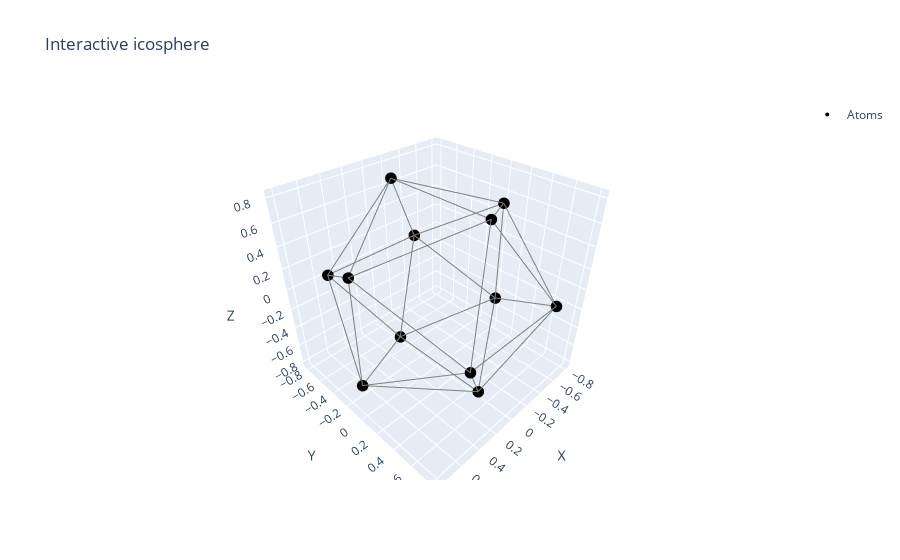

Notebook code for this chart:
### Code cell
#Qchains.StructurePlotter(scaled_sphere_points) ## Instead of this we do it manually to add lines between neighbours

atoms = go.Scatter3d(
    x=scaled_sphere_points[:, 0],
    y=scaled_sphere_points[:, 1],
    z=scaled_sphere_points[:, 2],
    mode='markers',
    marker=dict(size=4, color='black'),
    name='Atoms'
)

# Create lines between atoms within bonding distance
D = squareform(pdist(scaled_sphere_points))

bond_length = 1
tolerance = 0.001

# Only draw edges where distance ≈ bond length
edges = []
for i in range(len(scaled_sphere_points)):
    for j in range(i + 1, len(scaled_sphere_points)):
        dist = np.linalg.norm(scaled_sphere_points[i] - scaled_sphere_points[j])
        if abs(dist - bond_length) < tolerance:
            edges.append(go.Scatter3d(
                x=[scaled_sphere_points[i, 0], scaled_sphere_points[j, 0], None],
                y=[scaled_sphere_points[i, 1], scaled_sphere_points[j, 1], None],
                z=[scaled_sphere_points[i, 2], scaled_sphere_points[j, 2], None],
                mode='lines',
                line=dict(color='gray', width=2),
                showlegend=False
            ))


# Combine all objects
fig = go.Figure(data=[atoms] + edges)
fig.update_layout(
    title='Interactive icosphere',
    scene=dict(
        xaxis=dict(title='X'),
        yaxis=dict(title='Y'),
        zaxis=dict(title='Z'),
        aspectmode='data'
    )
)

fig.show()

### Figure 1 — Plotly figure (JSON) as saved in the notebook; plotly's stock layout.template omitted (floating-point values rounded to 4 significant figures)
{"data": [{"marker": {"color": "black", "size": 4}, "mode": "markers", "name": "Atoms", "type": "scatter3d", "x": [-0.5, 0.5, -0.5, 0.5, 0, 0, 0, 0, 0.809, 0.809, -0.809, -0.809], "y": [0.809, 0.809, -0.809, -0.809, -0.5, 0.5, -0.5, 0.5, 0, 0, 0, 0], "z": [-9.382e-20, 0, -1.064e-19, -1.064e-19, 0.809, 0.809, -0.809, -0.809, -0.5, 0.5, -0.5, 0.5]}, {"line": {"color": "gray", "width": 2}, "mode": "lines", "showlegend": false, "type": "scatter3d", "x": [-0.5, 0.5, null], "y": [0.809, 0.809, null], "z": [-9.382e-20, 0, null]}, {"line": {"color": "gray", "width": 2}, "mode": "lines", "showlegend": false, "type": "scatter3d", "x": [-0.5, 0, null], "y": [0.809, 0.5, null], "z": [-9.382e-20, 0.809, null]}, {"line": {"color": "gray", "width": 2}, "mode": "lines", "showlegend": false, "type": "scatter3d", "x": [-0.5, 0, null], "y": [0.809, 0.5, null], "z": [-9.382e-20, -0.809, null]}, {"line": {"color": "gray", "width": 2}, "mode": "lines", "showlegend": false, "type": "scatter3d", "x": [-0.5, -0.809, null], "y": [0.809, 0, null], "z": [-9.382e-20, -0.5, null]}, {"line": {"color": "gray", "width": 2}, "mode": "lines", "showlegend": false, "type": "scatter3d", "x": [-0.5, -0.809, null], "y": [0.809, 0, null], "z": [-9.382e-20, 0.5, null]}, {"line": {"color": "gray", "width": 2}, "mode": "lines", "showlegend": false, "type": "scatter3d", "x": [0.5, 0, null], "y": [0.809, 0.5, null], "z": [0, 0.809, null]}, {"line": {"color": "gray", "width": 2}, "mode": "lines", "showlegend": false, "type": "scatter3d", "x": [0.5, 0, null], "y": [0.809, 0.5, null], "z": [0, -0.809, null]}, {"line": {"color": "gray", "width": 2}, "mode": "lines", "showlegend": false, "type": "scatter3d", "x": [0.5, 0.809, null], "y": [0.809, 0, null], "z": [0, -0.5, null]}, {"line": {"color": "gray", "width": 2}, "mode": "lines", "showlegend": false, "type": "scatter3d", "x": [0.5, 0.809, null], "y": [0.809, 0, null], "z": [0, 0.5, null]}, {"line": {"color": "gray", "width": 2}, "mode": "lines", "showlegend": false, "type": "scatter3d", "x": [-0.5, 0.5, null], "y": [-0.809, -0.809, null], "z": [-1.064e-19, -1.064e-19, null]}, {"line": {"color": "gray", "width": 2}, "mode": "lines", "showlegend": false, "type": "scatter3d", "x": [-0.5, 0, null], "y": [-0.809, -0.5, null], "z": [-1.064e-19, 0.809, null]}, {"line": {"color": "gray", "width": 2}, "mode": "lines", "showlegend": false, "type": "scatter3d", "x": [-0.5, 0, null], "y": [-0.809, -0.5, null], "z": [-1.064e-19, -0.809, null]}, {"line": {"color": "gray", "width": 2}, "mode": "lines", "showlegend": false, "type": "scatter3d", "x": [-0.5, -0.809, null], "y": [-0.809, 0, null], "z": [-1.064e-19, -0.5, null]}, {"line": {"color": "gray", "width": 2}, "mode": "lines", "showlegend": false, "type": "scatter3d", "x": [-0.5, -0.809, null], "y": [-0.809, 0, null], "z": [-1.064e-19, 0.5, null]}, {"line": {"color": "gray", "width": 2}, "mode": "lines", "showlegend": false, "type": "scatter3d", "x": [0.5, 0, null], "y": [-0.809, -0.5, null], "z": [-1.064e-19, 0.809, null]}, {"line": {"color": "gray", "width": 2}, "mode": "lines", "showlegend": false, "type": "scatter3d", "x": [0.5, 0, null], "y": [-0.809, -0.5, null], "z": [-1.064e-19, -0.809, null]}, {"line": {"color": "gray", "width": 2}, "mode": "lines", "showlegend": false, "type": "scatter3d", "x": [0.5, 0.809, null], "y": [-0.809, 0, null], "z": [-1.064e-19, -0.5, null]}, {"line": {"color": "gray", "width": 2}, "mode": "lines", "showlegend": false, "type": "scatter3d", "x": [0.5, 0.809, null], "y": [-0.809, 0, null], "z": [-1.064e-19, 0.5, null]}, {"line": {"color": "gray", "width": 2}, "mode": "lines", "showlegend": false, "type": "scatter3d", "x": [0, 0, null], "y": [-0.5, 0.5, null], "z": [0.809, 0.809, null]}, {"line": {"color": "gray", "width": 2}, "mode": "lines", "showlegend": false, "type": "scatter3d", "x": [0, 0.809, null], "y": [-0.5, 0, null], "z": [0.809, 0.5, null]}, {"line": {"color": "gray", "width": 2}, "mode": "lines", "showlegend": false, "type": "scatter3d", "x": [0, -0.809, null], "y": [-0.5, 0, null], "z": [0.809, 0.5, null]}, {"line": {"color": "gray", "width": 2}, "mode": "lines", "showlegend": false, "type": "scatter3d", "x": [0, 0.809, null], "y": [0.5, 0, null], "z": [0.809, 0.5, null]}, {"line": {"color": "gray", "width": 2}, "mode": "lines", "showlegend": false, "type": "scatter3d", "x": [0, -0.809, null], "y": [0.5, 0, null], "z": [0.809, 0.5, null]}, {"line": {"color": "gray", "width": 2}, "mode": "lines", "showlegend": false, "type": "scatter3d", "x": [0, 0, null], "y": [-0.5, 0.5, null], "z": [-0.809, -0.809, null]}, {"line": {"color": "gray", "width": 2}, "mode": "lines", "showlegend": false, "type": "scatter3d", "x": [0, 0.809, null], "y": [-0.5, 0, null], "z": [-0.809, -0.5, null]}, {"line": {"color": "gray", "width": 2}, "mode": "lines", "showlegend": false, "type": "scatter3d", "x": [0, -0.809, null], "y": [-0.5, 0, null], "z": [-0.809, -0.5, null]}, {"line": {"color": "gray", "width": 2}, "mode": "lines", "showlegend": false, "type": "scatter3d", "x": [0, 0.809, null], "y": [0.5, 0, null], "z": [-0.809, -0.5, null]}, {"line": {"color": "gray", "width": 2}, "mode": "lines", "showlegend": false, "type": "scatter3d", "x": [0, -0.809, null], "y": [0.5, 0, null], "z": [-0.809, -0.5, null]}, {"line": {"color": "gray", "width": 2}, "mode": "lines", "showlegend": false, "type": "scatter3d", "x": [0.809, 0.809, null], "y": [0, 0, null], "z": [-0.5, 0.5, null]}, {"line": {"color": "gray", "width": 2}, "mode": "lines", "showlegend": false, "type": "scatter3d", "x": [-0.809, -0.809, null], "y": [0, 0, null], "z": [-0.5, 0.5, null]}], "layout": {"scene": {"aspectmode": "data", "xaxis": {"title": {"text": "X"}}, "yaxis": {"title": {"text": "Y"}}, "zaxis": {"title": {"text": "Z"}}}, "title": {"text": "Interactive icosphere"}}}
